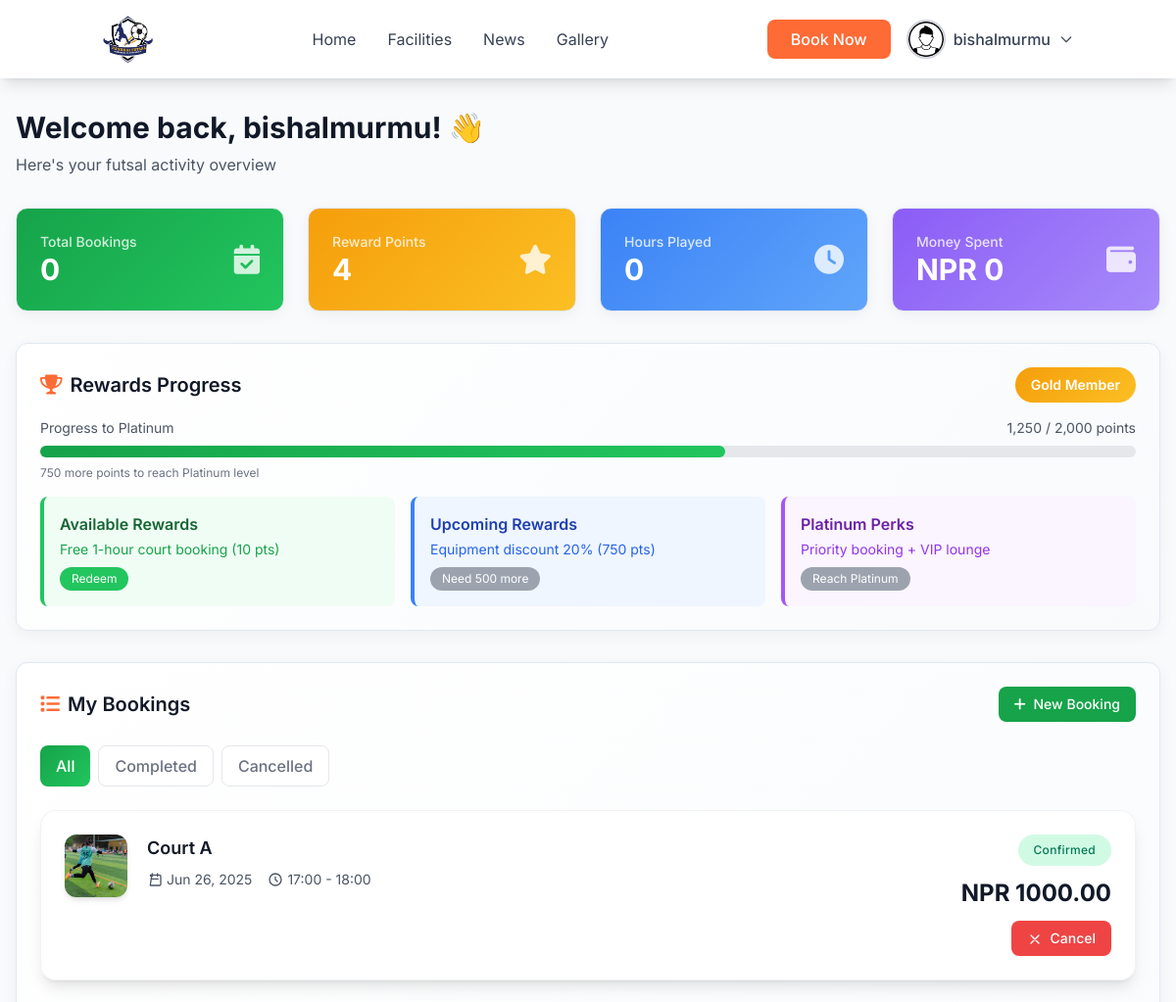
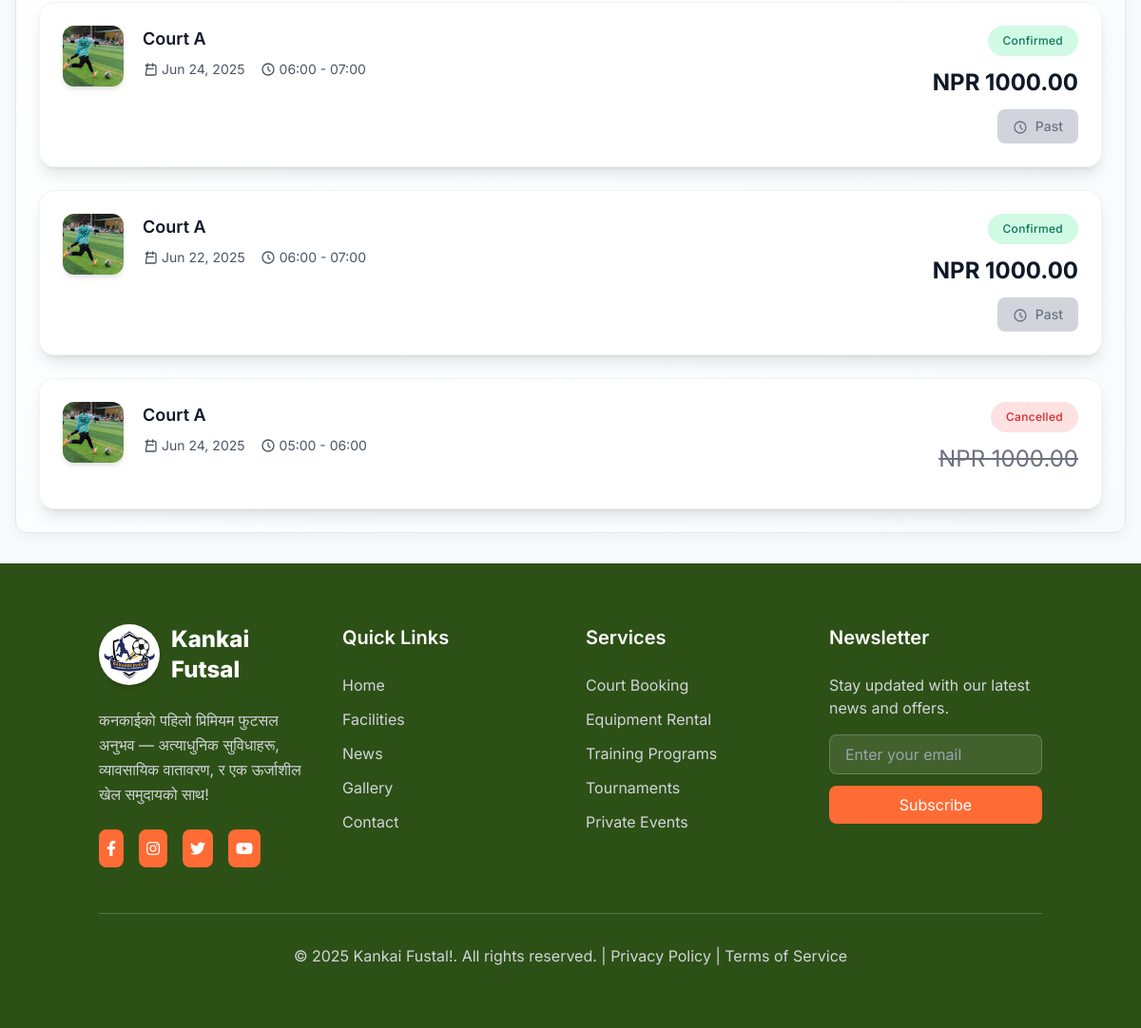
Page /my-bookings/ (signed in) on the earlier database version (2 pictures, top to bottom).
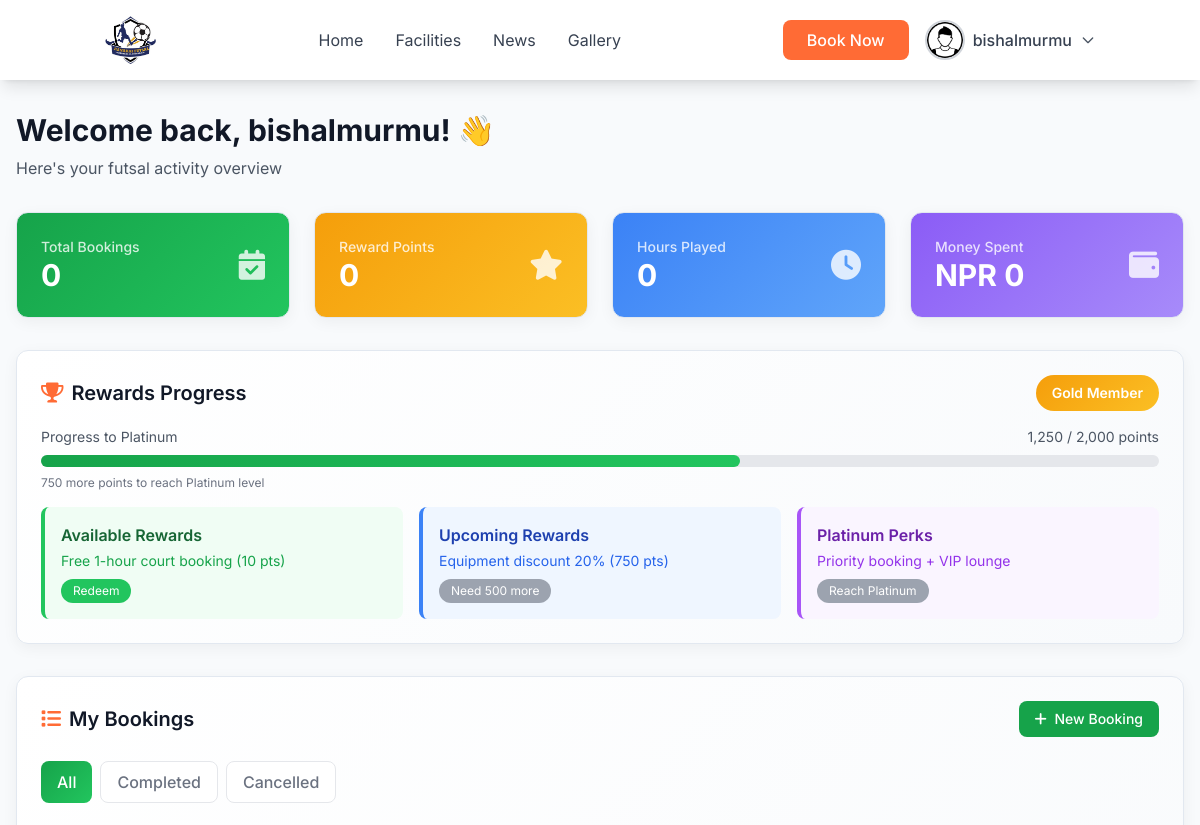
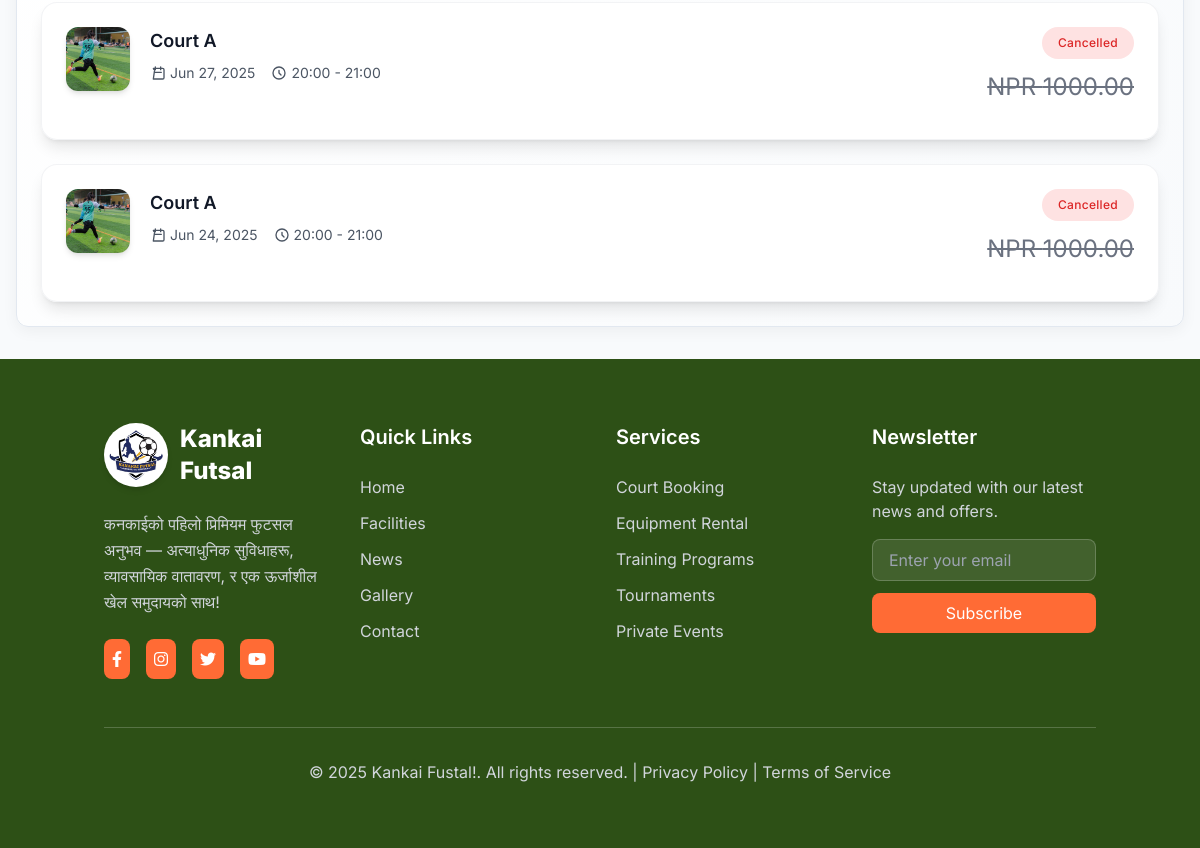
Same page on the later database version (2 pictures, top to bottom).
### booking/models.py (models this page shows, shortened)
class Booking(models.Model):
    BOOKING_STATUS_CHOICES = [
        ('pending', 'Pending'),
        ('confirmed', 'Confirmed'),
        ('cancelled', 'Cancelled'),
        ('completed', 'Completed'),
    ]
    booking_id = models.UUIDField(default=uuid.uuid4, editable=False, unique=True)
    court = models.ForeignKey(Court, on_delete=models.CASCADE, related_name='bookings')
    booking_date = models.DateField()
    time_slot = models.ForeignKey(TimeSlot, on_delete=models.CASCADE, related_name='bookings')
    player_name = models.CharField(max_length=100)
    phone_regex = RegexValidator(
        regex=r'^(\+977)?[9][6-9]\d{8}$',
        message="Phone number must be entered in the format: '9841234567' or '+9779841234567'"
    )
    contact_number = models.CharField(validators=[phone_regex], max_length=17)
    user = models.ForeignKey(CustomUser, on_delete=models.SET_NULL, null=True, blank=True, related_name='bookings')
    duration_hours = models.PositiveIntegerField(default=1)
    total_amount = models.DecimalField(max_digits=10, decimal_places=2)
    status = models.CharField(max_length=20, choices=BOOKING_STATUS_CHOICES, default='pending')
    notes = models.TextField(blank=True)
    created_at = models.DateTimeField(auto_now_add=True)
    updated_at = models.DateTimeField(auto_now=True)
    class Meta:
        ordering = ['-created_at']
        unique_together = ['court', 'booking_date', 'time_slot']
        verbose_name = "Booking"
        verbose_name_plural = "Bookings"

class Court(models.Model):
    name = models.CharField(max_length=100)
    description = models.TextField(blank=True)
    hourly_rate = models.DecimalField(max_digits=10, decimal_places=2, default=1000.00)
    is_active = models.BooleanField(default=True)
    created_at = models.DateTimeField(auto_now_add=True)
    updated_at = models.DateTimeField(auto_now=True)
    class Meta:
        verbose_name = "Court"
        verbose_name_plural = "Courts"

class TimeSlot(models.Model):
    start_time = models.TimeField()
    end_time = models.TimeField()
    is_active = models.BooleanField(default=True)
    class Meta:
        ordering = ['start_time']
        unique_together = ['start_time', 'end_time']

### booking/views.py (the view)
# urls.py: path('my-bookings/', views.my_bookings, name='dashboard'),
@login_required(login_url='login')
def my_bookings(request):
    bookings = Booking.objects.filter(user=request.user).order_by('-created_at')
    completed_bookings = bookings.filter(status='confirmed')
    cancelled_bookings = bookings.filter(status='cancelled')
    reward_points = request.user.reward_points or 0
    booking = request.user.total_booking or 0
    hours_played = request.user.hours_played or 0
    balance = request.user.balance or 0
    context = {
        'bookings': bookings,
        'total_bookings': booking,
        'total_hours':hours_played,
        'total_cost': balance,
        'reward_points': reward_points,
        "completed_bookings":completed_bookings,
        'cancelled_bookings': cancelled_bookings,
}
    return render(request, 'home/dashboard.html', context)

### templates/home/dashboard.html (shortened to what the changed rows need)
{% load static %}
<!DOCTYPE html>
<html lang="en">
<head>
    <script src="https://cdn.tailwindcss.com"></script>
    <link href="https://cdnjs.cloudflare.com/ajax/libs/font-awesome/6.0.0/css/all.min.css" rel="stylesheet">
</head>
<body class="bg-futsal-gray font-sans">
    <main class="max-w-7xl mx-auto px-4 py-8" style="margin-top: 5rem;">
        <div class="mb-8">
            <h1 class="text-3xl font-bold text-gray-900 mb-2">Welcome back, {{user.full_name}}! 👋</h1>
        </div>
        <div class="grid grid-cols-1 md:grid-cols-2 lg:grid-cols-4 gap-6 mb-8">
            <div class="dashboard-card rewards-card p-6 rounded-xl">
                <div class="flex items-center justify-between">
                    <div>
                        <p class="text-white/80 text-sm font-medium">Reward Points</p>
                        <p class="text-3xl font-bold text-white">{{reward_points}}</p>
                    </div>
                </div>
            </div>
        </div>
        <div class="dashboard-card p-6 rounded-xl mb-8">
            <div class="flex items-center justify-between mb-4">
                <h2 class="text-xl font-semibold text-gray-900 flex items-center">
                    <i class="fas fa-trophy text-futsal-orange mr-2"></i>
                    Rewards Progress
                </h2>
            </div>
        </div>
        <div class="dashboard-card p-6 rounded-xl">
            <div class="flex items-center justify-between mb-6">
                <h2 class="text-xl font-semibold text-gray-900 flex items-center">
                    <i class="fas fa-list text-futsal-orange mr-2"></i>
                    My Bookings
                </h2>
            </div>
            <div id="upcoming-bookings" class="space-y-6">
                {% if bookings %}
                {% for booking in bookings %}
                <div class="bg-white/90 backdrop-blur-sm border border-gray-200/50 rounded-2xl p-6 shadow-lg hover:shadow-xl transition-all duration-300 hover:-translate-y-1 booking-card"
                    id="booking-{{ booking.id }}">
                    <div class="flex items-start justify-between">
                        <div class="flex items-start space-x-5">
                            <div class="w-16 h-16 rounded-xl overflow-hidden shadow-md hidden sm:block">
                                <img src="{% static './trainning.jpg' %}" alt="{{ booking.court.name }}"
                                    class="w-full h-full object-cover ">
                            </div>
                            <div class="flex-1">
                                <h3 class="text-lg font-semibold text-gray-900 mb-2">{{ booking.court.name }}</h3>
                                <div class="flex items-center space-x-4 text-sm text-gray-600">
                                    <div class="flex items-center space-x-1">
                                        <svg class="w-4 h-4" fill="none" stroke="currentColor" viewBox="0 0 24 24">
                                            <path stroke-linecap="round" stroke-linejoin="round" stroke-width="2"
                                                d="M8 7V3m8 4V3m-9 8h10M5 21h14a2 2 0 002-2V7a2 2 0 00-2-2H5a2 2 0 002 2z" />
                                        </svg>
                                        <span>{{ booking.booking_date|date:"M d, Y" }}</span>
                                    </div>
                                    <div class="flex items-center space-x-1">
                                        <svg class="w-4 h-4" fill="none" stroke="currentColor" viewBox="0 0 24 24">
                                            <path stroke-linecap="round" stroke-linejoin="round" stroke-width="2"
                                                d="M12 8v4l3 3m6-3a9 9 0 11-18 0 9 9 0 0118 0z" />
                                        </svg>
                                        <span>{{ booking.time_slot.start_time|time:"H:i" }} -
                                            {{ booking.time_slot.end_time|time:"H:i" }}</span>
                                    </div>
                                </div>
                            </div>
                        </div>
                        <div class="text-right flex flex-col items-end space-y-3">
                            <div
                                class="{% if booking.status == 'confirmed' %}bg-emerald-100 text-emerald-700{% elif booking.status == 'pending' %}bg-amber-100 text-amber-700{% else %}bg-red-100 text-red-600{% endif %} px-4 py-2 rounded-full text-xs font-medium tracking-wide">
                                {{ booking.status|capfirst }}
                            </div>
                            <div class="text-right">
                                <p class="
                text-lg lg:text-2xl
                {% if booking.status == 'cancelled' %}
                  text-gray-500 line-through font-normal lg:font-normal
                {% else %}
                  text-gray-900 font-normal lg:font-bold
                {% endif %}
              ">
                                    NPR {{ booking.total_amount }}
                                </p>
                            </div>
                            <div class="flex space-x-2">
                                {% load tz %}
                                {% get_current_timezone as TIME_ZONE %}
                                {% now "Y-m-d H:i:s" as current_datetime %}
                                {% if booking.status in 'confirmed,pending' %}
                                {% with booking.booking_date|date:"Y-m-d" as booking_date_str %}
                                {% with booking.time_slot.start_time|time:"H:i:s" as booking_time_str %}
                                {% with booking_date_str|add:" "|add:booking_time_str as booking_datetime_str %}
                                {% if booking_datetime_str > current_datetime %}
                                <button onclick="confirmCancel({{ booking.id }}, '{{ booking.court.name }}')"
                                    class="cancel-btn bg-red-500 hover:bg-red-600 text-white px-4 py-2 rounded-lg text-sm font-medium transition-all duration-200 hover:shadow-md transform hover:-translate-y-0.5">
                                    <svg class="w-4 h-4 inline mr-1" fill="none" stroke="currentColor"
                                        viewBox="0 0 24 24">
                                        <path stroke-linecap="round" stroke-linejoin="round" stroke-width="2"
                                            d="M6 18L18 6M6 6l12 12" />
                                    </svg>
                                    Cancel
                                </button>
                                {% else %}
                                <span
                                    class="bg-gray-300 text-gray-500 px-4 py-2 rounded-lg text-sm font-medium cursor-not-allowed">
                                    <svg class="w-4 h-4 inline mr-1" fill="none" stroke="currentColor"
                                        viewBox="0 0 24 24">
                                        <path stroke-linecap="round" stroke-linejoin="round" stroke-width="2"
                                            d="M12 8v4l3 3m6-3a9 9 0 11-18 0 9 9 0 0118 0z" />
                                    </svg>
                                    Past
                                </span>
                                {% endif %}
                                {% endwith %}
                                {% endwith %}
                                {% endwith %}
                                {% endif %}
                            </div>
                        </div>
                    </div>
                </div>
                {% endfor %}
                {% endif %}
            </div>
        </div>
    </main>
</body>
</html>

Differences in the rows shown:
removed Booking: court.name "Court A", booking_date "Jun 26, 2025", time_slot.start_time "17:00", time_slot.end_time "18:00", status "Confirmed", total_amount "1000.00"
removed Booking: court.name "Court A", booking_date "Jun 24, 2025", time_slot.start_time "06:00", time_slot.end_time "07:00", status "Confirmed", total_amount "1000.00", shows "Past"
removed Booking: court.name "Court A", booking_date "Jun 22, 2025", time_slot.start_time "06:00", time_slot.end_time "07:00", status "Confirmed", total_amount "1000.00", shows "Past"
removed Booking: court.name "Court A", booking_date "Jun 24, 2025", time_slot.start_time "05:00", time_slot.end_time "06:00", status "Cancelled", total_amount "1000.00"
added Booking: court.name "Court A", booking_date "Jun 27, 2025", time_slot.start_time "20:00", time_slot.end_time "21:00", status "Cancelled", total_amount "1000.00"
added Booking: court.name "Court A", booking_date "Jun 24, 2025", time_slot.start_time "20:00", time_slot.end_time "21:00", status "Cancelled", total_amount "1000.00"
Other differences:
{{ reward_points }}: "4" → "0"
